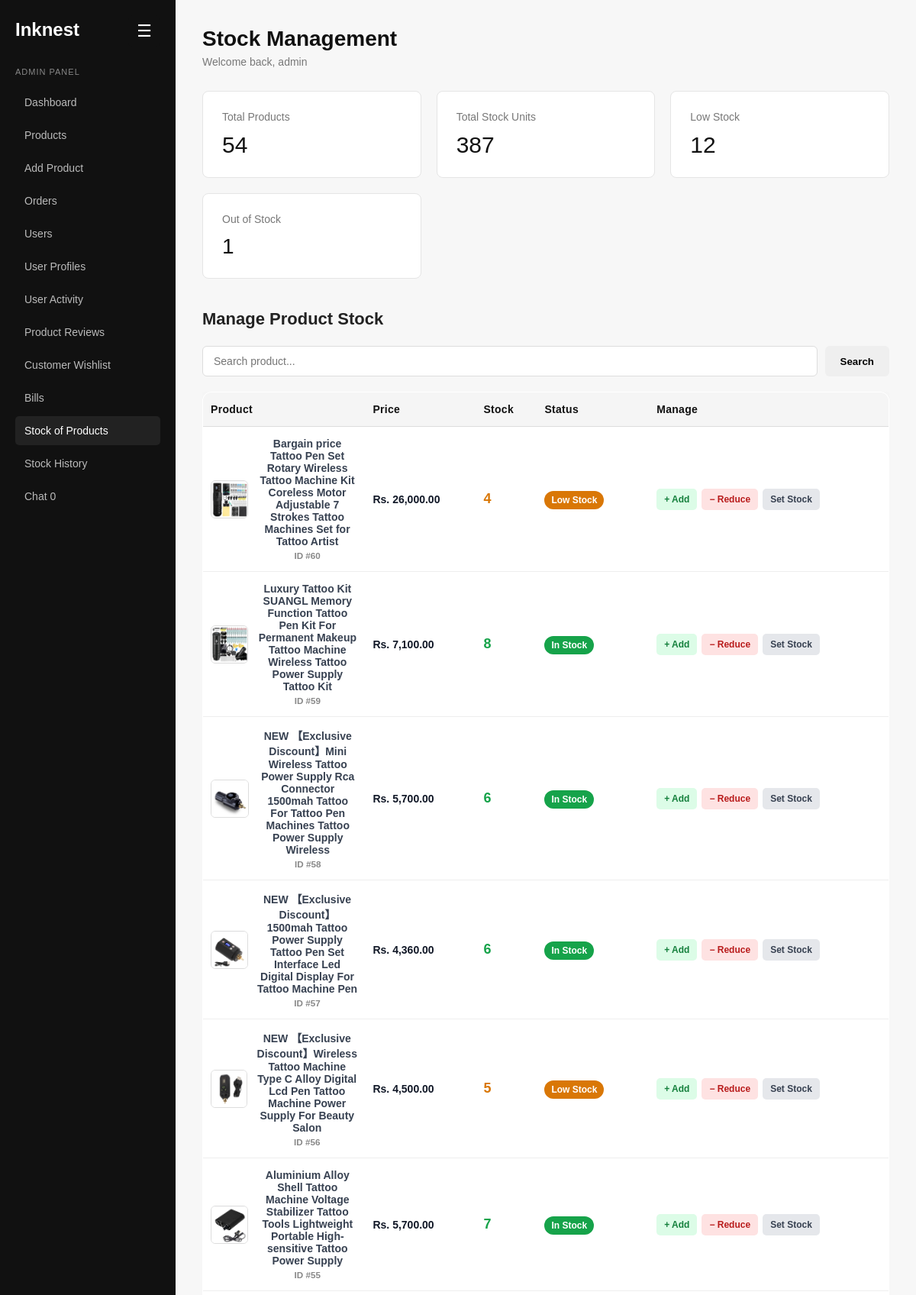
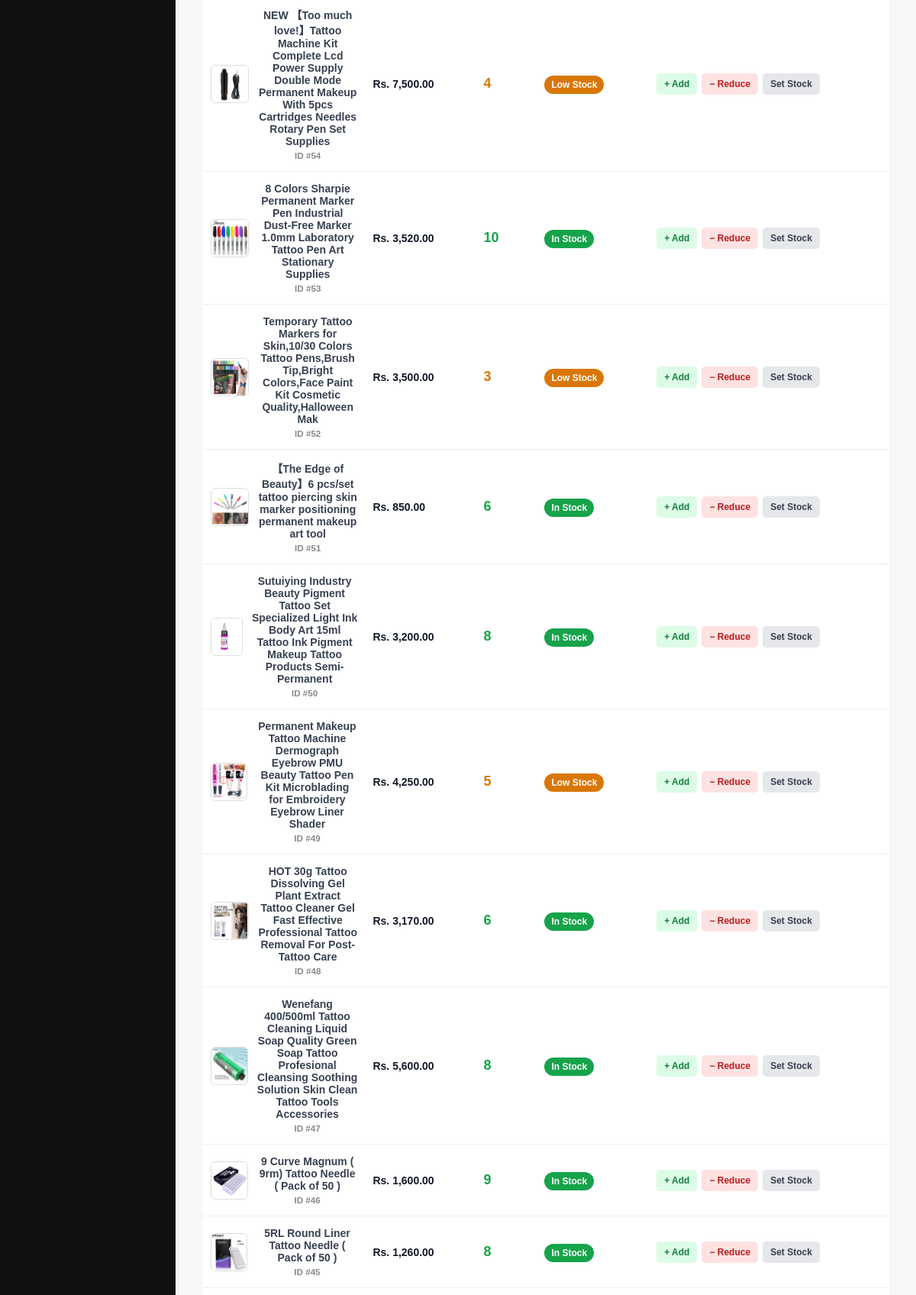
The page /admin/stock_management.php (signed in, upper part) on the database its author committed (2 pictures, top to bottom).
### tables this page shows
CREATE TABLE `products` (
  `id` int(11) NOT NULL,
  `product_name` varchar(255) NOT NULL,
  `category` varchar(200) NOT NULL,
  `description` text DEFAULT NULL,
  `price` decimal(10,2) NOT NULL,
  `image` varchar(255) DEFAULT NULL,
  `created_at` timestamp NOT NULL DEFAULT current_timestamp(),
  `stock` int(11) NOT NULL,
  `is_deleted` tinyint(1) NOT NULL DEFAULT 0
);

### admin/stock_management.php (the view, shortened to what the rows shown need)
<?php
include "../config/database.php";
$lowStockLimit = 5;
$search = isset($_GET["search"])
    ? trim($_GET["search"])
    : "";
if ($search !== "") {
    $searchValue = "%" . $search . "%";
    $productQuery = mysqli_prepare(
        $conn,
        "SELECT
            id,
            product_name,
            price,
            image,
            stock
         FROM products
         WHERE product_name LIKE ?
         ORDER BY id DESC"
    );
    mysqli_stmt_bind_param(
        $productQuery,
        "s",
        $searchValue
    );
    mysqli_stmt_execute($productQuery);
    $productsResult = mysqli_stmt_get_result($productQuery);
} else {
    $productsResult = mysqli_query(
        $conn,
        "SELECT
            id,
            product_name,
            price,
            image,
            stock
         FROM products
         ORDER BY id DESC"
    );
}
?>
<!DOCTYPE html>
<html lang="en">
<head>
    <link rel="stylesheet" href="../css/admin_dashboard.css?v=<?php echo time(); ?>">
</head>
<body>
<aside class="sidebar" id="sidebar">
    <h1>Inknest</h1>
</aside>
<main class="main">
    <header class="header">
        <div>
            <h2>Stock Management</h2>
        </div>
    </header>
    <section class="section">
        <div style="overflow-x:auto;width:100%;">
            <?php if ($productsResult && mysqli_num_rows($productsResult) > 0): ?>
                <table style="width:100%;border-collapse:collapse;min-width:850px;">
                    <thead>
                        <tr>
                            <th style="text-align:left;
                                    padding:14px 10px;
                                    border-bottom:1px solid #ddd;
                                ">
                                Product
                            </th>
                            <th style="text-align:left;
                                    padding:14px 10px;
                                    border-bottom:1px solid #ddd;
                                ">
                                Price
                            </th>
                            <th style="
                                    text-align:left;
                                    padding:14px 10px;
                                    border-bottom:1px solid #ddd;
                                ">
                                Stock
                            </th>
                            <th style="
                                    text-align:left;
                                    padding:14px 10px;
                                    border-bottom:1px solid #ddd;
                                ">
                                Status
                            </th>
                            <th style="
                                    text-align:left;
                                    padding:14px 10px;
                                    border-bottom:1px solid #ddd;
                                ">
                                Manage
                            </th>
                        </tr>
                    </thead>
                    <tbody>
                    <?php while (
                        $product =
                        mysqli_fetch_assoc($productsResult)
                    ): ?>
                        <?php
                        $productId = (int)$product["id"];
                        $stock = (int)$product["stock"];
                        if ($stock <= 0) {
                            $status = "Out of Stock";
                            $statusColor = "#dc2626";
                        } elseif ($stock <= $lowStockLimit) {
                            $status = "Low Stock";
                            $statusColor = "#d97706";
                        } else {
                            $status = "In Stock";
                            $statusColor = "#16a34a";
                        }
                        $image = trim(
                            (string)(
                                $product["image"] ?? ""
                            )
                        );
                        if ($image !== "") {
                            $imagePath ="../images/products/" .basename($image);
                        } else {
                            $imagePath = "";
                        }
                        ?>
                        <tr data-product-id="<?php echo $productId; ?>" data-stock="<?php echo $stock; ?>">
                            <td
                                style="
                                    padding:14px 10px;
                                    border-bottom:1px solid #eee;
                                ">
                                <div style="display:flex;
                                        align-items:center;
                                        gap:12px;
                                    ">
                                    <?php if ($imagePath !== ""): ?>
                                        <img src="<?php echo htmlspecialchars($imagePath); ?>" alt="<?php echo htmlspecialchars($product["product_name"]); ?>"
                                            style="width:50px;
                                                height:50px;
                                                object-fit:cover;
                                                border-radius:6px;
                                                border:1px solid #ddd;
                                            ">
                                    <?php endif; ?>
                                    <div>
                                        <strong>
                                            <?php
                                            echo htmlspecialchars(
                                                $product["product_name"]
                                            );
                                            ?>
                                        </strong>
                                        <small style=" display:block;
                                                color:#888;
                                                margin-top:4px;
                                            ">
                                            ID #<?php echo $productId; ?>
                                        </small>
                                    </div>
                                </div>
                            </td>
                            <td style="
                                    padding:14px 10px;
                                    border-bottom:1px solid #eee;
                                ">
                                Rs.
                                <?php
                                echo number_format(
                                    (float)$product["price"],
                                    2
                                );
                                ?>
                            </td>
                            <td style="
                                    padding:14px 10px;
                                    border-bottom:1px solid #eee;
                                ">
                                <strong
                                    id="stock-<?php echo $productId; ?>"
                                    style="
                                        color:<?php echo $statusColor; ?>;
                                        font-size:18px;
                                    ">
                                    <?php echo $stock; ?>
                                </strong>
                            </td>
                            <td style="
                                    padding:14px 10px;
                                    border-bottom:1px solid #eee;
                                ">
                                <span id="status-<?php echo $productId; ?>"
                                    style="
                                        color:white;
                                        background:<?php echo $statusColor; ?>;
                                        padding:5px 9px;
                                        border-radius:20px;
                                        font-size:12px;
                                        font-weight:bold;
                                    ">
                                    <?php echo $status; ?>
                                </span>
                            </td>
                            <td style="
                                    padding:14px 10px;
                                    border-bottom:1px solid #eee;
                                ">
                                <div style="
                                        display:flex;
                                        gap:6px;
                                        flex-wrap:wrap;
                                    ">
                                    <button type="button"
                                        onclick="openStockModal(
                                            <?php echo $productId; ?>,
                                            'add',
                                            <?php echo $stock; ?>,
                                            <?php echo htmlspecialchars(
                                                json_encode(
                                                    $product["product_name"]
                                                ),
                                                ENT_QUOTES,
                                                "UTF-8"
                                            ); ?>
                                        )"
                                        style="
                                            border:none;
                                            padding:7px 10px;
                                            border-radius:5px;
                                            cursor:pointer;
                                            font-size:12px;
                                            font-weight:bold;
                                            background:#dcfce7;
                                            color:#15803d;
                                        ">
                                        + Add
                                    </button>
                                    <button type="button"
                                        onclick="openStockModal(
                                            <?php echo $productId; ?>,
                                            'reduce',
                                            <?php echo $stock; ?>,
                                            <?php echo htmlspecialchars(
                                                json_encode(
                                                    $product["product_name"]
                                                ),
                                                ENT_QUOTES,
                                                "UTF-8"
                                            ); ?>
                                        )"
                                        style="
                                            border:none;
                                            padding:7px 10px;
                                            border-radius:5px;
                                            cursor:pointer;
                                            font-size:12px;
                                            font-weight:bold;
                                            background:#fee2e2;
                                            color:#b91c1c;
                                        ">
                                        − Reduce
                                    </button>
                                    <button type="button"
                                        onclick="openStockModal(
                                            <?php echo $productId; ?>,
                                            'set',
                                            <?php echo $stock; ?>,
                                            <?php echo htmlspecialchars(
                                                json_encode(
                                                    $product["product_name"]
                                                ),
                                                ENT_QUOTES,
                                                "UTF-8"
                                            ); ?>
                                        )"
                                        style="
                                            border:none;
                                            padding:7px 10px;
                                            border-radius:5px;
                                            cursor:pointer;
                                            font-size:12px;
                                            font-weight:bold;
                                            background:#e5e7eb;
                                            color:#374151;
                                        ">
                                        Set Stock
                                    </button>
                                </div>
                            </td>
                        </tr>
                    <?php endwhile; ?>
                    </tbody>
                </table>
            <?php endif; ?>
        </div>
    </section>
</main>
</body>
</html>

### rows shown on the page
products: image (picture), product_name "Bargain price Tattoo Pen Set Rotary Wireless Tattoo Machine Kit Coreless Motor Adjustable 7 Strokes Tattoo Machines Set for Tattoo Artist", id "60", price "26,000.00", stock "4", stock "Low Stock"
products: image (picture), product_name "Luxury Tattoo Kit SUANGL Memory Function Tattoo Pen Kit For Permanent Makeup Tattoo Machine Wireless Tattoo Power Supply Tattoo Kit", id "59", price "7,100.00", stock "8", stock "In Stock"
products: image (picture), product_name "NEW 【Exclusive Discount】Mini Wireless Tattoo Power Supply Rca Connector 1500mah Tattoo For Tattoo Pen Machines Tattoo Power Supply Wireless", id "58", price "5,700.00", stock "6", stock "In Stock"
products: image (picture), product_name "NEW 【Exclusive Discount】1500mah Tattoo Power Supply Tattoo Pen Set Interface Led Digital Display For Tattoo Machine Pen", id "57", price "4,360.00", stock "6", stock "In Stock"
products: image (picture), product_name "NEW 【Exclusive Discount】Wireless Tattoo Machine Type C Alloy Digital Lcd Pen Tattoo Machine Power Supply For Beauty Salon", id "56", price "4,500.00", stock "5", stock "Low Stock"
products: image (picture), product_name "Aluminium Alloy Shell Tattoo Machine Voltage Stabilizer Tattoo Tools Lightweight Portable High-sensitive Tattoo Power Supply", id "55", price "5,700.00", stock "7", stock "In Stock"
products: image (picture), product_name "NEW 【Too much love!】Tattoo Machine Kit Complete Lcd Power Supply Double Mode Permanent Makeup With 5pcs Cartridges Needles Rotary Pen Set Supplies", id "54", price "7,500.00", stock "4", stock "Low Stock"
products: image (picture), product_name "8 Colors Sharpie Permanent Marker Pen Industrial Dust-Free Marker 1.0mm Laboratory Tattoo Pen Art Stationary Supplies", id "53", price "3,520.00", stock "10", stock "In Stock"
products: image (picture), product_name "Temporary Tattoo Markers for Skin,10/30 Colors Tattoo Pens,Brush Tip,Bright Colors,Face Paint Kit Cosmetic Quality,Halloween Mak", id "52", price "3,500.00", stock "3", stock "Low Stock"
products: image (picture), product_name "【The Edge of Beauty】6 pcs/set tattoo piercing skin marker positioning permanent makeup art tool", id "51", price "850.00", stock "6", stock "In Stock"
products: image (picture), product_name "Sutuiying Industry Beauty Pigment Tattoo Set Specialized Light Ink Body Art 15ml Tattoo Ink Pigment Makeup Tattoo Products Semi-Permanent", id "50", price "3,200.00", stock "8", stock "In Stock"
products: image (picture), product_name "Permanent Makeup Tattoo Machine Dermograph Eyebrow PMU Beauty Tattoo Pen Kit Microblading for Embroidery Eyebrow Liner Shader", id "49", price "4,250.00", stock "5", stock "Low Stock"
products: image (picture), product_name "HOT 30g Tattoo Dissolving Gel Plant Extract Tattoo Cleaner Gel Fast Effective Professional Tattoo Removal For Post-Tattoo Care", id "48", price "3,170.00", stock "6", stock "In Stock"
products: image (picture), product_name "Wenefang 400/500ml Tattoo Cleaning Liquid Soap Quality Green Soap Tattoo Profesional Cleansing Soothing Solution Skin Clean Tattoo Tools Accessories", id "47", price "5,600.00", stock "8", stock "In Stock"
products: image (picture), product_name "9 Curve Magnum ( 9rm) Tattoo Needle ( Pack of 50 )", id "46", price "1,600.00", stock "9", stock "In Stock"
products: image (picture), product_name "5RL Round Liner Tattoo Needle ( Pack of 50 )", id "45", price "1,260.00", stock "8", stock "In Stock"

### other values the page prints
$adminUsername "admin"
$totalProducts "54"
$totalStock "387"
$lowStockProducts "12"
$outOfStockProducts "1"
